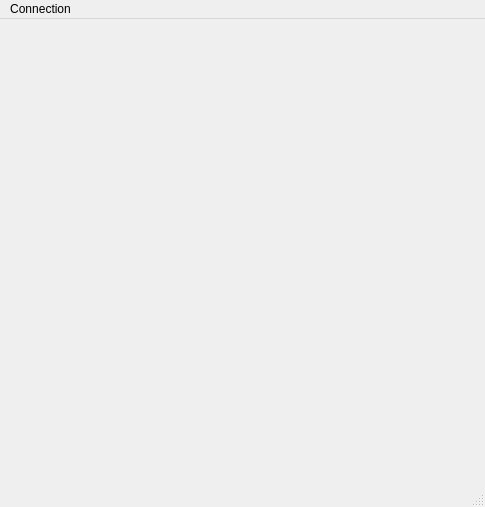
<?xml version="1.0" encoding="UTF-8"?>
<ui version="4.0">
 <class>MainWindow</class>
 <widget class="QMainWindow" name="MainWindow">
  <property name="geometry">
   <rect>
    <x>0</x>
    <y>0</y>
    <width>485</width>
    <height>507</height>
   </rect>
  </property>
  <property name="windowTitle">
   <string>Linak Desk Control</string>
  </property>
  <widget class="QWidget" name="centralwidget">
   <layout class="QGridLayout" name="gridLayout">
    <item row="0" column="0">
     <widget class="DeviceControlWidget" name="deviceControl" native="true"/>
    </item>
   </layout>
  </widget>
  <widget class="QMenuBar" name="menubar">
   <property name="geometry">
    <rect>
     <x>0</x>
     <y>0</y>
     <width>485</width>
     <height>25</height>
    </rect>
   </property>
   <widget class="QMenu" name="menuConnect">
    <property name="title">
     <string>Connection</string>
    </property>
    <addaction name="actionConnect"/>
    <addaction name="actionDisconnect"/>
    <addaction name="actionExit"/>
   </widget>
   <addaction name="menuConnect"/>
  </widget>
  <widget class="QStatusBar" name="statusbar"/>
  <action name="actionConnect">
   <property name="text">
    <string>Connect</string>
   </property>
  </action>
  <action name="actionExit">
   <property name="text">
    <string>Exit</string>
   </property>
  </action>
  <action name="actionDisconnect">
   <property name="text">
    <string>Disconnect</string>
   </property>
  </action>
 </widget>
 <customwidgets>
  <customwidget>
   <class>DeviceControlWidget</class>
   <extends>QWidget</extends>
   <header>linakdeskapp.gui.device_control_widget</header>
   <container>1</container>
  </customwidget>
 </customwidgets>
 <resources/>
 <connections>
  <connection>
   <sender>actionExit</sender>
   <signal>triggered()</signal>
   <receiver>MainWindow</receiver>
   <slot>closeApplication()</slot>
   <hints>
    <hint type="sourcelabel">
     <x>-1</x>
     <y>-1</y>
    </hint>
    <hint type="destinationlabel">
     <x>242</x>
     <y>253</y>
    </hint>
   </hints>
  </connection>
  <connection>
   <sender>actionConnect</sender>
   <signal>triggered()</signal>
   <receiver>MainWindow</receiver>
   <slot>connectToDevice()</slot>
   <hints>
    <hint type="sourcelabel">
     <x>-1</x>
     <y>-1</y>
    </hint>
    <hint type="destinationlabel">
     <x>242</x>
     <y>253</y>
    </hint>
   </hints>
  </connection>
  <connection>
   <sender>actionDisconnect</sender>
   <signal>triggered()</signal>
   <receiver>MainWindow</receiver>
   <slot>disconnectFromDevice()</slot>
   <hints>
    <hint type="sourcelabel">
     <x>-1</x>
     <y>-1</y>
    </hint>
    <hint type="destinationlabel">
     <x>242</x>
     <y>253</y>
    </hint>
   </hints>
  </connection>
 </connections>
 <slots>
  <slot>closeApplication()</slot>
  <slot>connectToDevice()</slot>
  <slot>disconnectFromDevice()</slot>
 </slots>
</ui>
